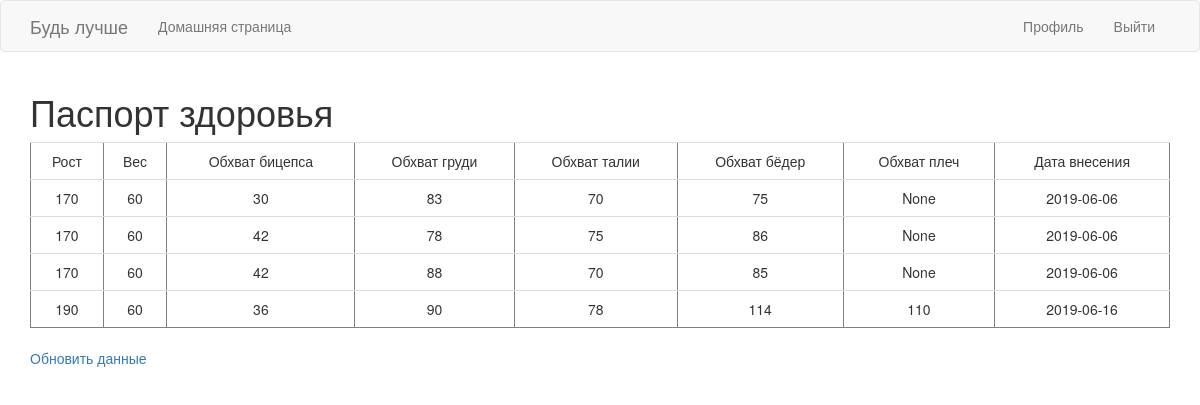
Screenshot of /pasport (signed in) with the database file from the repository.
### app/models.py (models this page shows)
class InfoUser(db.Model):
    id = db.Column(db.Integer, primary_key=True)
    user_id = db.Column(db.Integer, db.ForeignKey('user.id'))
    weight = db.Column(db.Integer)
    height = db.Column(db.Integer)
    arms = db.Column(db.Integer)
    chest = db.Column(db.Integer)
    waist = db.Column(db.Integer)
    femur = db.Column(db.Integer)
    shoulder = db.Column(db.Integer)
    heartDiseases = db.Column(db.String(12))
    date_of_change = db.Column(db.Date, default=datetime.utcnow())
    training_list_id = db.Column(db.Integer, db.ForeignKey('training_list.id'))

### app/routes.py (the view)
@app.route('/pasport')
@login_required
def pasport():
    param = current_user.information_user()
    return render_template('pasport.html', title='Pasport', param=param)

### app/models.py (called while the page is built)
@login.user_loader
def load_user(id):
    return User.query.get(int(id))

    def information_user(self):
        param = InfoUser.query.filter_by(user_id=self.id)
        return param

### app/routes.py (called while the page is built)
@app.before_request
def before_request():
    if current_user.is_authenticated:
        current_user.last_seen = datetime.utcnow()
        db.session.commit()

### app/templates/pasport.html
{% extends "base.html" %}
{% block app_content %}
    <h1> Паспорт здоровья</h1>
<table class="table table-hover" border="1">
    <tr valign="top">
        <td align="center"> Рост </td>
        <td align="center"> Вес </td>
        <td align="center"> Обхват бицепса </td>
        <td align="center"> Обхват груди </td>
        <td align="center"> Обхват талии </td>
        <td align="center"> Обхват бёдер </td>
        <td align="center"> Обхват плеч </td>
        <td align="center"> Дата внесения </td>
    </tr>
    {% for param in param %}
        {% include '_param.html' %}
    {% endfor %}
</table>
 <p><a href="{{ url_for('edit_profile') }}"> Обновить данные </a></p>
{% endblock %}

### app/templates/_param.html
    <tr valign="top">
        <td align="center">{{ param.height }}</td>
        <td align="center">{{ param.weight }} </td>
        <td align="center">{{ param.arms }} </td>
        <td align="center">{{ param.chest }} </td>
        <td align="center">{{ param.waist }} </td>
        <td align="center">{{ param.femur }} </td>
        <td align="center">{{ param.shoulder }} </td>
            <td align="center">{{ param.date_of_change }} </td>
    </tr>

### rows the page displays
InfoUser: height "170", weight "60", arms "30", chest "83", waist "70", femur "75", shoulder "None", date_of_change "2019-06-06"
InfoUser: height "170", weight "60", arms "42", chest "78", waist "75", femur "86", shoulder "None", date_of_change "2019-06-06"
InfoUser: height "170", weight "60", arms "42", chest "88", waist "70", femur "85", shoulder "None", date_of_change "2019-06-06"
InfoUser: height "190", weight "60", arms "36", chest "90", waist "78", femur "114", shoulder "110", date_of_change "2019-06-16"
